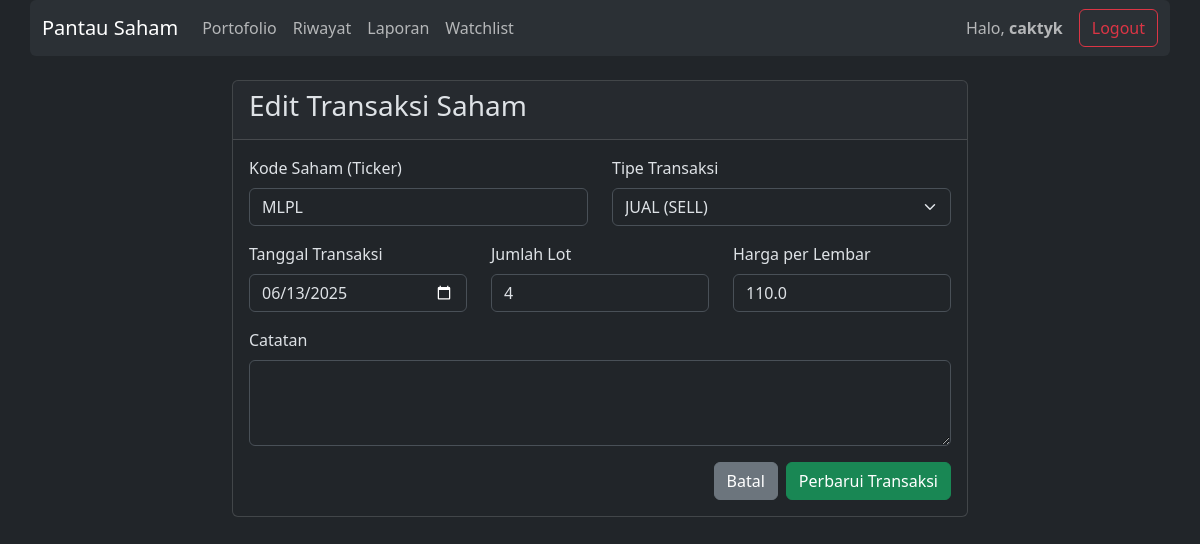
Screenshot of /edit-transaksi/2 (signed in) with the database file from the repository.
### models.py (models this page shows)
class User(UserMixin, db.Model):
    id = db.Column(db.Integer, primary_key=True)
    username = db.Column(db.String(80), unique=True, nullable=False)
    password = db.Column(db.String(200), nullable=False)

class Transaction(db.Model):
    id = db.Column(db.Integer, primary_key=True)
    user_id = db.Column(db.Integer, db.ForeignKey('user.id'), nullable=False)
    ticker = db.Column(db.String(10), nullable=False)
    transaction_type = db.Column(db.String(4), nullable=False) # 'BUY' atau 'SELL'
    transaction_date = db.Column(db.Date, nullable=False)
    lots = db.Column(db.Integer, nullable=False)
    price = db.Column(db.Float, nullable=False)
    notes = db.Column(db.Text, nullable=True) # Untuk 'alasan beli', dll.

### app.py (the view, shortened to what this page needs)
@app.route('/edit-transaksi/<int:transaction_id>', methods=['GET', 'POST'])
@login_required
def edit_transaksi(transaction_id):
    transaction = Transaction.query.get_or_404(transaction_id)
    if transaction.user_id != current_user.id:
        return redirect(url_for('riwayat_transaksi'))
    return render_template('edit_transaksi.html', t=transaction)

### app.py (called while the page is built)
@login_manager.user_loader
def load_user(user_id):
    return User.query.get(int(user_id))

### templates/edit_transaksi.html (shortened to what this page needs)
{% extends "base.html" %}
{% block content %}
<div class="row justify-content-center">
    <div class="col-md-8">
        <div class="card">
            <div class="card-header">
                <h3>Edit Transaksi Saham</h3>
            </div>
            <div class="card-body">
                <form method="POST">
                    <div class="row">
                        <div class="col-md-6 mb-3">
                            <label for="ticker" class="form-label">Kode Saham (Ticker)</label>
                            <input type="text" class="form-control" id="ticker" name="ticker" value="{{ t.ticker }}" required style="text-transform:uppercase">
                        </div>
                        <div class="col-md-6 mb-3">
                            <label for="transaction_type" class="form-label">Tipe Transaksi</label>
                            <select class="form-select" id="transaction_type" name="transaction_type" required>
                                <option value="SELL" {% if t.transaction_type == 'SELL' %}selected{% endif %}>JUAL (SELL)</option>
                            </select>
                        </div>
                    </div>
                    <div class="row">
                        <div class="col-md-4 mb-3">
                            <label for="transaction_date" class="form-label">Tanggal Transaksi</label>
                            <input type="date" class="form-control" id="transaction_date" name="transaction_date" value="{{ t.transaction_date.strftime('%Y-%m-%d') }}" required>
                        </div>
                        <div class="col-md-4 mb-3">
                            <label for="lots" class="form-label">Jumlah Lot</label>
                            <input type="number" class="form-control" id="lots" name="lots" min="1" value="{{ t.lots }}" required>
                        </div>
                        <div class="col-md-4 mb-3">
                            <label for="price" class="form-label">Harga per Lembar</label>
                            <input type="number" step="any" class="form-control" id="price" name="price" value="{{ t.price }}" required>
                        </div>
                    </div>
                    <div class="mb-3">
                        <label for="notes" class="form-label">Catatan</label>
                        <textarea class="form-control" id="notes" name="notes" rows="3">{{ t.notes or '' }}</textarea>
                    </div>
                    <div class="d-flex justify-content-end gap-2">
                        <a href="{{ url_for('riwayat_transaksi') }}" class="btn btn-secondary">Batal</a>
                        <button type="submit" class="btn btn-success">Perbarui Transaksi</button>
                    </div>
                </form>
            </div>
        </div>
    </div>
</div>
{% endblock %}

### templates/base.html (shortened to what this page needs)
<!doctype html>
<html lang="en" data-bs-theme="dark">
<head>
    <link href="https://cdn.jsdelivr.net/npm/bootstrap@5.3.3/dist/css/bootstrap.min.css" rel="stylesheet">
</head>
<body>
    {% if current_user.is_authenticated %}
    <nav class="navbar navbar-expand-lg bg-body-tertiary rounded mb-4 container">
      <div class="container-fluid">
        <a class="navbar-brand" href="{{ url_for('portfolio') }}">Pantau Saham</a>
        <div class="collapse navbar-collapse" id="navbarNav">
          <ul class="navbar-nav me-auto mb-2 mb-lg-0">
            <li class="nav-item">
                <a class="nav-link {% if request.endpoint == 'portfolio' %}active{% endif %}" href="{{ url_for('portfolio') }}">Portofolio</a>
            </li>
            <li class="nav-item">
                <a class="nav-link {% if 'riwayat' in request.endpoint %}active{% endif %}" href="{{ url_for('riwayat_transaksi') }}">Riwayat</a>
            </li>
            <li class="nav-item">
                <a class="nav-link {% if request.endpoint == 'laporan' %}active{% endif %}" href="{{ url_for('laporan') }}">Laporan</a>
            </li>
            <li class="nav-item">
                <a class="nav-link {% if 'watchlist' in request.endpoint or 'saham' in request.endpoint %}active{% endif %}" href="{{ url_for('watchlist') }}">Watchlist</a>
            </li>
          </ul>
          <span class="navbar-text me-3">Halo, <strong>{{ current_user.username }}</strong></span>
          <a href="{{ url_for('logout') }}" class="btn btn-outline-danger">Logout</a>
        </div>
      </div>
    </nav>
    {% endif %}
    <div class="container mt-4">
      {% block content %}{% endblock %}
    </div>
</body>
</html>

### rows the page displays
User: username "caktyk"
Transaction: ticker "MLPL", transaction_type "JUAL (SELL)", transaction_date "06/13/2025", lots "4", price "110.0"
